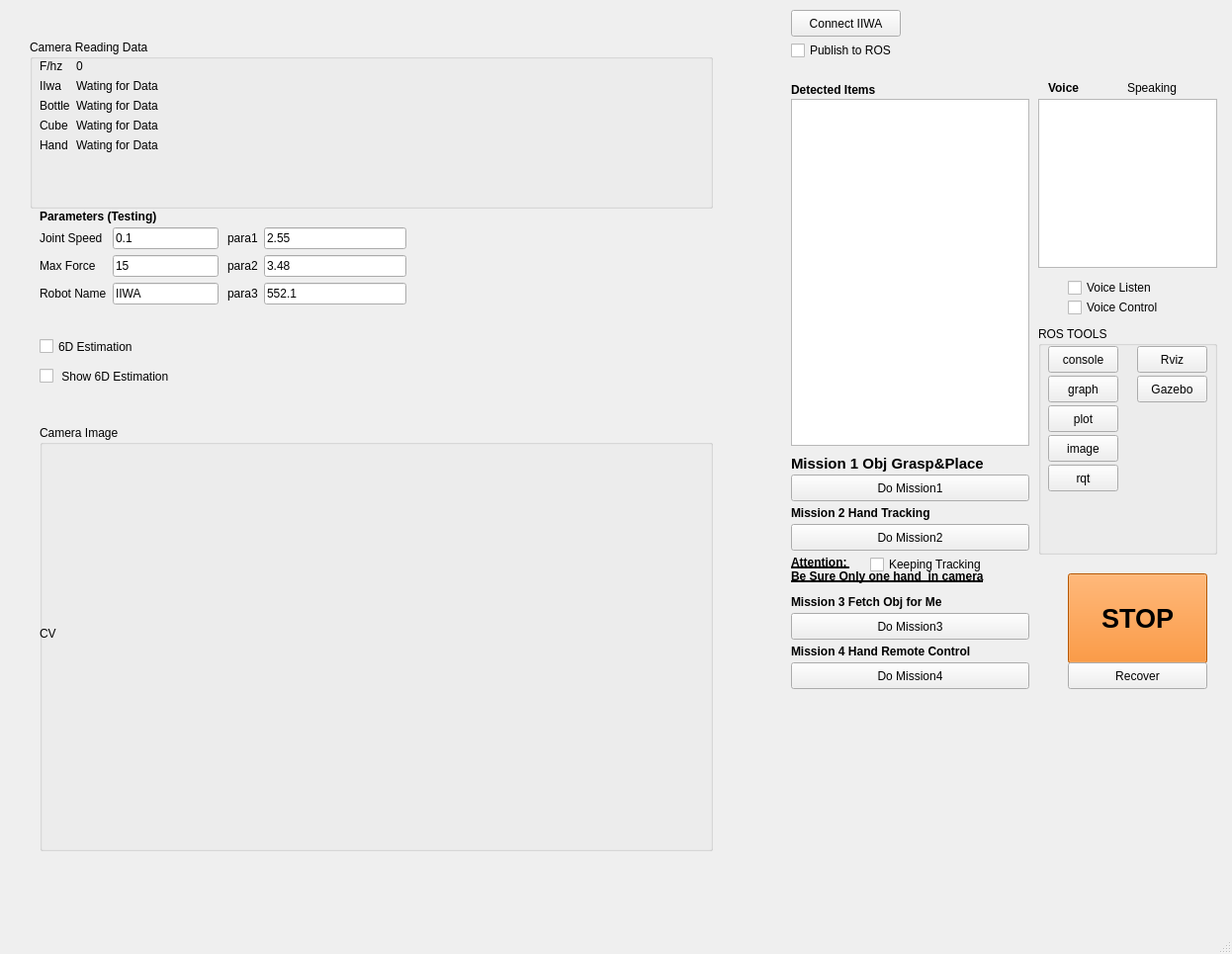
<?xml version="1.0" encoding="UTF-8"?>
<ui version="4.0">
 <class>MainWindow</class>
 <widget class="QMainWindow" name="MainWindow">
  <property name="geometry">
   <rect>
    <x>0</x>
    <y>0</y>
    <width>1246</width>
    <height>965</height>
   </rect>
  </property>
  <property name="windowTitle">
   <string>A.R.C Intelligent Grasping Robotics System (Author: Chen Yiwen cywgoog@gmail.com)</string>
  </property>
  <widget class="QWidget" name="centralwidget">
   <widget class="QGroupBox" name="groupBox">
    <property name="geometry">
     <rect>
      <x>30</x>
      <y>40</y>
      <width>691</width>
      <height>171</height>
     </rect>
    </property>
    <property name="styleSheet">
     <string notr="true"/>
    </property>
    <property name="title">
     <string>Camera Reading Data</string>
    </property>
    <widget class="QWidget" name="formLayoutWidget">
     <property name="geometry">
      <rect>
       <x>10</x>
       <y>20</y>
       <width>701</width>
       <height>121</height>
      </rect>
     </property>
     <layout class="QFormLayout" name="formLayout">
      <item row="1" column="0">
       <widget class="QLabel" name="Cam_iiwa_label_title">
        <property name="text">
         <string>IIwa</string>
        </property>
       </widget>
      </item>
      <item row="1" column="1">
       <widget class="QLabel" name="Cam_iiwa_label_content_label">
        <property name="text">
         <string>Wating for Data</string>
        </property>
       </widget>
      </item>
      <item row="2" column="0">
       <widget class="QLabel" name="Cam_bottle_label_title">
        <property name="text">
         <string>Bottle</string>
        </property>
       </widget>
      </item>
      <item row="2" column="1">
       <widget class="QLabel" name="Cam_bottle_label_content_label">
        <property name="text">
         <string>Wating for Data</string>
        </property>
       </widget>
      </item>
      <item row="3" column="0">
       <widget class="QLabel" name="Cam_cube_label_title">
        <property name="text">
         <string>Cube</string>
        </property>
       </widget>
      </item>
      <item row="3" column="1">
       <widget class="QLabel" name="Cam_cube_label_content_label">
        <property name="text">
         <string>Wating for Data</string>
        </property>
       </widget>
      </item>
      <item row="0" column="0">
       <widget class="QLabel" name="Cam_f_title">
        <property name="text">
         <string>F/hz</string>
        </property>
       </widget>
      </item>
      <item row="0" column="1">
       <widget class="QLabel" name="Cam_f_cont">
        <property name="text">
         <string>0</string>
        </property>
       </widget>
      </item>
      <item row="4" column="0">
       <widget class="QLabel" name="Cam_hand_label_title">
        <property name="text">
         <string>Hand</string>
        </property>
       </widget>
      </item>
      <item row="4" column="1">
       <widget class="QLabel" name="Cam_hand_label_content_label">
        <property name="text">
         <string>Wating for Data</string>
        </property>
       </widget>
      </item>
     </layout>
    </widget>
   </widget>
   <widget class="QGroupBox" name="CamImgGroup">
    <property name="geometry">
     <rect>
      <x>40</x>
      <y>430</y>
      <width>681</width>
      <height>431</height>
     </rect>
    </property>
    <property name="title">
     <string>Camera Image</string>
    </property>
    <widget class="QLabel" name="CamCVImageLabel">
     <property name="geometry">
      <rect>
       <x>0</x>
       <y>30</y>
       <width>671</width>
       <height>361</height>
      </rect>
     </property>
     <property name="text">
      <string>CV</string>
     </property>
    </widget>
   </widget>
   <widget class="QLabel" name="DetectedItemsLabel">
    <property name="geometry">
     <rect>
      <x>800</x>
      <y>80</y>
      <width>241</width>
      <height>21</height>
     </rect>
    </property>
    <property name="font">
     <font>
      <weight>75</weight>
      <bold>true</bold>
     </font>
    </property>
    <property name="text">
     <string>Detected Items </string>
    </property>
   </widget>
   <widget class="QListView" name="DetectedListView">
    <property name="geometry">
     <rect>
      <x>800</x>
      <y>100</y>
      <width>241</width>
      <height>351</height>
     </rect>
    </property>
    <property name="font">
     <font>
      <pointsize>15</pointsize>
     </font>
    </property>
   </widget>
   <widget class="QPushButton" name="pushButton">
    <property name="geometry">
     <rect>
      <x>800</x>
      <y>10</y>
      <width>111</width>
      <height>27</height>
     </rect>
    </property>
    <property name="text">
     <string>Connect IIWA</string>
    </property>
   </widget>
   <widget class="QPushButton" name="Mission2Button">
    <property name="geometry">
     <rect>
      <x>800</x>
      <y>530</y>
      <width>241</width>
      <height>27</height>
     </rect>
    </property>
    <property name="text">
     <string>Do Mission2</string>
    </property>
   </widget>
   <widget class="QLabel" name="M1TitleLabel">
    <property name="geometry">
     <rect>
      <x>800</x>
      <y>460</y>
      <width>251</width>
      <height>17</height>
     </rect>
    </property>
    <property name="font">
     <font>
      <pointsize>11</pointsize>
      <weight>75</weight>
      <bold>true</bold>
     </font>
    </property>
    <property name="text">
     <string>Mission 1 Obj Grasp&amp;Place </string>
    </property>
   </widget>
   <widget class="QLabel" name="M2TitleLabel">
    <property name="geometry">
     <rect>
      <x>800</x>
      <y>510</y>
      <width>251</width>
      <height>17</height>
     </rect>
    </property>
    <property name="font">
     <font>
      <weight>75</weight>
      <italic>false</italic>
      <bold>true</bold>
      <underline>false</underline>
      <strikeout>false</strikeout>
     </font>
    </property>
    <property name="text">
     <string>Mission 2 Hand Tracking</string>
    </property>
   </widget>
   <widget class="QPushButton" name="Mission1Button">
    <property name="geometry">
     <rect>
      <x>800</x>
      <y>480</y>
      <width>241</width>
      <height>27</height>
     </rect>
    </property>
    <property name="text">
     <string>Do Mission1</string>
    </property>
   </widget>
   <widget class="QPushButton" name="MissionAbsortButton">
    <property name="geometry">
     <rect>
      <x>1080</x>
      <y>580</y>
      <width>141</width>
      <height>91</height>
     </rect>
    </property>
    <property name="font">
     <font>
      <pointsize>20</pointsize>
      <weight>75</weight>
      <bold>true</bold>
     </font>
    </property>
    <property name="styleSheet">
     <string notr="true">background-color: rgb(255,120,0);</string>
    </property>
    <property name="text">
     <string>STOP</string>
    </property>
   </widget>
   <widget class="QLabel" name="label">
    <property name="geometry">
     <rect>
      <x>800</x>
      <y>550</y>
      <width>241</width>
      <height>51</height>
     </rect>
    </property>
    <property name="font">
     <font>
      <weight>75</weight>
      <bold>true</bold>
      <underline>true</underline>
     </font>
    </property>
    <property name="text">
     <string>Attention: 
Be Sure Only one hand  in camera</string>
    </property>
   </widget>
   <widget class="QPushButton" name="ControlRecoverButton">
    <property name="geometry">
     <rect>
      <x>1080</x>
      <y>670</y>
      <width>141</width>
      <height>27</height>
     </rect>
    </property>
    <property name="styleSheet">
     <string notr="true"/>
    </property>
    <property name="text">
     <string>Recover</string>
    </property>
   </widget>
   <widget class="QLabel" name="M3TitleLabel">
    <property name="geometry">
     <rect>
      <x>800</x>
      <y>600</y>
      <width>251</width>
      <height>17</height>
     </rect>
    </property>
    <property name="font">
     <font>
      <weight>75</weight>
      <italic>false</italic>
      <bold>true</bold>
      <underline>false</underline>
      <strikeout>false</strikeout>
     </font>
    </property>
    <property name="text">
     <string>Mission 3 Fetch Obj for Me</string>
    </property>
   </widget>
   <widget class="QPushButton" name="Mission3Button">
    <property name="geometry">
     <rect>
      <x>800</x>
      <y>620</y>
      <width>241</width>
      <height>27</height>
     </rect>
    </property>
    <property name="text">
     <string>Do Mission3</string>
    </property>
   </widget>
   <widget class="QCheckBox" name="Mission2KeepcheckBox">
    <property name="geometry">
     <rect>
      <x>880</x>
      <y>560</y>
      <width>151</width>
      <height>22</height>
     </rect>
    </property>
    <property name="text">
     <string>Keeping Tracking</string>
    </property>
   </widget>
   <widget class="QPushButton" name="Mission4Button">
    <property name="geometry">
     <rect>
      <x>800</x>
      <y>670</y>
      <width>241</width>
      <height>27</height>
     </rect>
    </property>
    <property name="text">
     <string>Do Mission4</string>
    </property>
   </widget>
   <widget class="QLabel" name="M4TitleLabel">
    <property name="geometry">
     <rect>
      <x>800</x>
      <y>650</y>
      <width>251</width>
      <height>17</height>
     </rect>
    </property>
    <property name="font">
     <font>
      <weight>75</weight>
      <italic>false</italic>
      <bold>true</bold>
      <underline>false</underline>
      <strikeout>false</strikeout>
     </font>
    </property>
    <property name="text">
     <string>Mission 4 Hand Remote Control</string>
    </property>
   </widget>
   <widget class="QWidget" name="content_plot" native="true">
    <property name="geometry">
     <rect>
      <x>420</x>
      <y>230</y>
      <width>301</width>
      <height>191</height>
     </rect>
    </property>
    <property name="text" stdset="0">
     <string>content_plot</string>
    </property>
   </widget>
   <widget class="QTextBrowser" name="VoiceTextBrowser">
    <property name="geometry">
     <rect>
      <x>1050</x>
      <y>100</y>
      <width>181</width>
      <height>171</height>
     </rect>
    </property>
   </widget>
   <widget class="QLabel" name="label_2">
    <property name="geometry">
     <rect>
      <x>1060</x>
      <y>80</y>
      <width>101</width>
      <height>17</height>
     </rect>
    </property>
    <property name="font">
     <font>
      <weight>75</weight>
      <bold>true</bold>
     </font>
    </property>
    <property name="text">
     <string>Voice</string>
    </property>
   </widget>
   <widget class="QCheckBox" name="VoiceControlCheckBox">
    <property name="geometry">
     <rect>
      <x>1080</x>
      <y>300</y>
      <width>131</width>
      <height>22</height>
     </rect>
    </property>
    <property name="text">
     <string>Voice Control</string>
    </property>
   </widget>
   <widget class="QCheckBox" name="VoiceListenCheckBox">
    <property name="geometry">
     <rect>
      <x>1080</x>
      <y>280</y>
      <width>121</width>
      <height>22</height>
     </rect>
    </property>
    <property name="text">
     <string>Voice Listen</string>
    </property>
   </widget>
   <widget class="QLabel" name="SpeakingLabel">
    <property name="geometry">
     <rect>
      <x>1140</x>
      <y>80</y>
      <width>81</width>
      <height>17</height>
     </rect>
    </property>
    <property name="text">
     <string>Speaking</string>
    </property>
   </widget>
   <widget class="QCheckBox" name="ROScheckBox">
    <property name="geometry">
     <rect>
      <x>800</x>
      <y>40</y>
      <width>211</width>
      <height>22</height>
     </rect>
    </property>
    <property name="text">
     <string>Publish to ROS</string>
    </property>
   </widget>
   <widget class="QGroupBox" name="groupBox_2">
    <property name="geometry">
     <rect>
      <x>1050</x>
      <y>330</y>
      <width>181</width>
      <height>231</height>
     </rect>
    </property>
    <property name="title">
     <string>ROS TOOLS</string>
    </property>
    <widget class="QPushButton" name="ros_console_button">
     <property name="geometry">
      <rect>
       <x>10</x>
       <y>20</y>
       <width>71</width>
       <height>27</height>
      </rect>
     </property>
     <property name="text">
      <string>console</string>
     </property>
    </widget>
    <widget class="QPushButton" name="ros_graph_button">
     <property name="geometry">
      <rect>
       <x>10</x>
       <y>50</y>
       <width>71</width>
       <height>27</height>
      </rect>
     </property>
     <property name="text">
      <string>graph</string>
     </property>
    </widget>
    <widget class="QPushButton" name="ros_plot_button">
     <property name="geometry">
      <rect>
       <x>10</x>
       <y>80</y>
       <width>71</width>
       <height>27</height>
      </rect>
     </property>
     <property name="text">
      <string>plot</string>
     </property>
    </widget>
    <widget class="QPushButton" name="ros_image_button">
     <property name="geometry">
      <rect>
       <x>10</x>
       <y>110</y>
       <width>71</width>
       <height>27</height>
      </rect>
     </property>
     <property name="text">
      <string>image</string>
     </property>
    </widget>
    <widget class="QPushButton" name="ros_rqt_button">
     <property name="geometry">
      <rect>
       <x>10</x>
       <y>140</y>
       <width>71</width>
       <height>27</height>
      </rect>
     </property>
     <property name="text">
      <string>rqt</string>
     </property>
    </widget>
    <widget class="QPushButton" name="ros_rviz_button">
     <property name="geometry">
      <rect>
       <x>100</x>
       <y>20</y>
       <width>71</width>
       <height>27</height>
      </rect>
     </property>
     <property name="text">
      <string>Rviz</string>
     </property>
    </widget>
    <widget class="QPushButton" name="ros_gazebo_button">
     <property name="geometry">
      <rect>
       <x>100</x>
       <y>50</y>
       <width>71</width>
       <height>27</height>
      </rect>
     </property>
     <property name="text">
      <string>Gazebo</string>
     </property>
    </widget>
   </widget>
   <widget class="QWidget" name="formLayoutWidget_2">
    <property name="geometry">
     <rect>
      <x>40</x>
      <y>230</y>
      <width>181</width>
      <height>101</height>
     </rect>
    </property>
    <layout class="QFormLayout" name="formLayout_2">
     <item row="0" column="0">
      <widget class="QLabel" name="label_4">
       <property name="text">
        <string>Joint Speed</string>
       </property>
      </widget>
     </item>
     <item row="0" column="1">
      <widget class="QLineEdit" name="lineEdit">
       <property name="text">
        <string>0.1</string>
       </property>
      </widget>
     </item>
     <item row="1" column="0">
      <widget class="QLabel" name="label_5">
       <property name="text">
        <string>Max Force</string>
       </property>
      </widget>
     </item>
     <item row="1" column="1">
      <widget class="QLineEdit" name="lineEdit_2">
       <property name="text">
        <string>15</string>
       </property>
      </widget>
     </item>
     <item row="2" column="0">
      <widget class="QLabel" name="label_6">
       <property name="text">
        <string>Robot Name</string>
       </property>
      </widget>
     </item>
     <item row="2" column="1">
      <widget class="QLineEdit" name="lineEdit_3">
       <property name="text">
        <string>IIWA</string>
       </property>
      </widget>
     </item>
    </layout>
   </widget>
   <widget class="QLabel" name="label_3">
    <property name="geometry">
     <rect>
      <x>40</x>
      <y>210</y>
      <width>673</width>
      <height>17</height>
     </rect>
    </property>
    <property name="font">
     <font>
      <weight>75</weight>
      <bold>true</bold>
     </font>
    </property>
    <property name="text">
     <string>Parameters (Testing)</string>
    </property>
   </widget>
   <widget class="QWidget" name="formLayoutWidget_3">
    <property name="geometry">
     <rect>
      <x>230</x>
      <y>230</y>
      <width>181</width>
      <height>101</height>
     </rect>
    </property>
    <layout class="QFormLayout" name="formLayout_3">
     <item row="0" column="1">
      <widget class="QLineEdit" name="lineEdit_4">
       <property name="text">
        <string>2.55</string>
       </property>
      </widget>
     </item>
     <item row="1" column="0">
      <widget class="QLabel" name="label_8">
       <property name="text">
        <string>para2</string>
       </property>
      </widget>
     </item>
     <item row="1" column="1">
      <widget class="QLineEdit" name="lineEdit_5">
       <property name="text">
        <string>3.48</string>
       </property>
      </widget>
     </item>
     <item row="2" column="0">
      <widget class="QLabel" name="label_9">
       <property name="text">
        <string>para3</string>
       </property>
      </widget>
     </item>
     <item row="2" column="1">
      <widget class="QLineEdit" name="lineEdit_6">
       <property name="text">
        <string>552.1</string>
       </property>
      </widget>
     </item>
     <item row="0" column="0">
      <widget class="QLabel" name="label_7">
       <property name="text">
        <string>para1</string>
       </property>
      </widget>
     </item>
    </layout>
   </widget>
   <widget class="QCheckBox" name="checkBox_6DAble">
    <property name="geometry">
     <rect>
      <x>40</x>
      <y>370</y>
      <width>291</width>
      <height>21</height>
     </rect>
    </property>
    <property name="text">
     <string> Show 6D Estimation</string>
    </property>
   </widget>
   <widget class="QCheckBox" name="checkBox_DFsensor_able">
    <property name="geometry">
     <rect>
      <x>40</x>
      <y>340</y>
      <width>171</width>
      <height>21</height>
     </rect>
    </property>
    <property name="text">
     <string>6D Estimation</string>
    </property>
   </widget>
   <zorder>content_plot</zorder>
   <zorder>CamImgGroup</zorder>
   <zorder>groupBox</zorder>
   <zorder>DetectedItemsLabel</zorder>
   <zorder>DetectedListView</zorder>
   <zorder>pushButton</zorder>
   <zorder>Mission2Button</zorder>
   <zorder>M1TitleLabel</zorder>
   <zorder>M2TitleLabel</zorder>
   <zorder>Mission1Button</zorder>
   <zorder>MissionAbsortButton</zorder>
   <zorder>label</zorder>
   <zorder>ControlRecoverButton</zorder>
   <zorder>M3TitleLabel</zorder>
   <zorder>Mission3Button</zorder>
   <zorder>Mission2KeepcheckBox</zorder>
   <zorder>Mission4Button</zorder>
   <zorder>M4TitleLabel</zorder>
   <zorder>VoiceTextBrowser</zorder>
   <zorder>label_2</zorder>
   <zorder>VoiceControlCheckBox</zorder>
   <zorder>VoiceListenCheckBox</zorder>
   <zorder>SpeakingLabel</zorder>
   <zorder>ROScheckBox</zorder>
   <zorder>groupBox_2</zorder>
   <zorder>formLayoutWidget_2</zorder>
   <zorder>label_3</zorder>
   <zorder>formLayoutWidget_3</zorder>
   <zorder>checkBox_6DAble</zorder>
   <zorder>checkBox_DFsensor_able</zorder>
  </widget>
  <widget class="QMenuBar" name="menubar">
   <property name="geometry">
    <rect>
     <x>0</x>
     <y>0</y>
     <width>1246</width>
     <height>20</height>
    </rect>
   </property>
  </widget>
  <widget class="QStatusBar" name="statusbar"/>
 </widget>
 <resources/>
 <connections/>
</ui>
